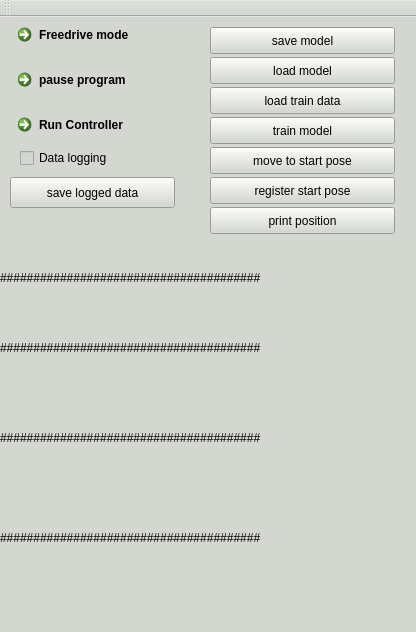
<?xml version="1.0" encoding="UTF-8"?>
<ui version="4.0">
 <class>MainWindow</class>
 <widget class="QMainWindow" name="MainWindow">
  <property name="geometry">
   <rect>
    <x>0</x>
    <y>0</y>
    <width>416</width>
    <height>632</height>
   </rect>
  </property>
  <property name="windowTitle">
   <string>MainWindow</string>
  </property>
  <property name="styleSheet">
   <string notr="true">background-color: rgb(211, 215, 207);</string>
  </property>
  <widget class="QWidget" name="centralWidget">
   <widget class="QLabel" name="mode_msg">
    <property name="geometry">
     <rect>
      <x>0</x>
      <y>240</y>
      <width>391</width>
      <height>41</height>
     </rect>
    </property>
    <property name="styleSheet">
     <string notr="true"/>
    </property>
    <property name="text">
     <string>#######################################</string>
    </property>
   </widget>
   <widget class="QCommandLinkButton" name="run_controller_button">
    <property name="geometry">
     <rect>
      <x>10</x>
      <y>90</y>
      <width>171</width>
      <height>35</height>
     </rect>
    </property>
    <property name="text">
     <string>Run Controller</string>
    </property>
   </widget>
   <widget class="QCommandLinkButton" name="pause_program_button">
    <property name="geometry">
     <rect>
      <x>10</x>
      <y>45</y>
      <width>171</width>
      <height>35</height>
     </rect>
    </property>
    <property name="styleSheet">
     <string notr="true"/>
    </property>
    <property name="text">
     <string>pause program</string>
    </property>
   </widget>
   <widget class="QCheckBox" name="controller_log_checkbox">
    <property name="geometry">
     <rect>
      <x>20</x>
      <y>128</y>
      <width>141</width>
      <height>26</height>
     </rect>
    </property>
    <property name="text">
     <string>Data logging</string>
    </property>
   </widget>
   <widget class="QLabel" name="msg_label2">
    <property name="geometry">
     <rect>
      <x>0</x>
      <y>370</y>
      <width>391</width>
      <height>101</height>
     </rect>
    </property>
    <property name="text">
     <string>#######################################</string>
    </property>
   </widget>
   <widget class="QCommandLinkButton" name="freedrive_mode_button">
    <property name="geometry">
     <rect>
      <x>10</x>
      <y>0</y>
      <width>171</width>
      <height>35</height>
     </rect>
    </property>
    <property name="toolTip">
     <string>&lt;html&gt;&lt;head/&gt;&lt;body&gt;&lt;p&gt;&lt;br/&gt;&lt;/p&gt;&lt;/body&gt;&lt;/html&gt;</string>
    </property>
    <property name="styleSheet">
     <string notr="true"/>
    </property>
    <property name="text">
     <string>Freedrive mode</string>
    </property>
   </widget>
   <widget class="QLabel" name="msg_label3">
    <property name="geometry">
     <rect>
      <x>0</x>
      <y>290</y>
      <width>391</width>
      <height>81</height>
     </rect>
    </property>
    <property name="text">
     <string>#######################################</string>
    </property>
   </widget>
   <widget class="QLabel" name="msg_label">
    <property name="geometry">
     <rect>
      <x>0</x>
      <y>470</y>
      <width>391</width>
      <height>101</height>
     </rect>
    </property>
    <property name="text">
     <string>#######################################</string>
    </property>
   </widget>
   <widget class="QPushButton" name="save_trained_model_btn">
    <property name="geometry">
     <rect>
      <x>210</x>
      <y>10</y>
      <width>185</width>
      <height>27</height>
     </rect>
    </property>
    <property name="text">
     <string>save model</string>
    </property>
   </widget>
   <widget class="QPushButton" name="load_trained_model_btn">
    <property name="geometry">
     <rect>
      <x>210</x>
      <y>40</y>
      <width>185</width>
      <height>27</height>
     </rect>
    </property>
    <property name="text">
     <string>load model</string>
    </property>
   </widget>
   <widget class="QPushButton" name="save_controller_data_btn">
    <property name="geometry">
     <rect>
      <x>10</x>
      <y>160</y>
      <width>165</width>
      <height>31</height>
     </rect>
    </property>
    <property name="text">
     <string>save logged data</string>
    </property>
   </widget>
   <widget class="QPushButton" name="move_to_start_btn">
    <property name="geometry">
     <rect>
      <x>210</x>
      <y>130</y>
      <width>185</width>
      <height>27</height>
     </rect>
    </property>
    <property name="text">
     <string>move to start pose</string>
    </property>
   </widget>
   <widget class="QPushButton" name="register_startPose_btn">
    <property name="geometry">
     <rect>
      <x>210</x>
      <y>160</y>
      <width>185</width>
      <height>27</height>
     </rect>
    </property>
    <property name="text">
     <string>register start pose</string>
    </property>
   </widget>
   <widget class="QPushButton" name="load_training_data_btn">
    <property name="geometry">
     <rect>
      <x>210</x>
      <y>70</y>
      <width>185</width>
      <height>27</height>
     </rect>
    </property>
    <property name="text">
     <string>load train data</string>
    </property>
   </widget>
   <widget class="QPushButton" name="train_model_btn">
    <property name="geometry">
     <rect>
      <x>210</x>
      <y>100</y>
      <width>185</width>
      <height>27</height>
     </rect>
    </property>
    <property name="text">
     <string>train model</string>
    </property>
   </widget>
   <widget class="QPushButton" name="print_pos_btn">
    <property name="geometry">
     <rect>
      <x>210</x>
      <y>190</y>
      <width>185</width>
      <height>27</height>
     </rect>
    </property>
    <property name="text">
     <string>print position</string>
    </property>
   </widget>
  </widget>
  <widget class="QMenuBar" name="menuBar">
   <property name="geometry">
    <rect>
     <x>0</x>
     <y>0</y>
     <width>416</width>
     <height>22</height>
    </rect>
   </property>
  </widget>
  <widget class="QToolBar" name="mainToolBar">
   <attribute name="toolBarArea">
    <enum>TopToolBarArea</enum>
   </attribute>
   <attribute name="toolBarBreak">
    <bool>false</bool>
   </attribute>
  </widget>
  <widget class="QStatusBar" name="statusBar"/>
 </widget>
 <layoutdefault spacing="6" margin="11"/>
 <resources/>
 <connections/>
</ui>
